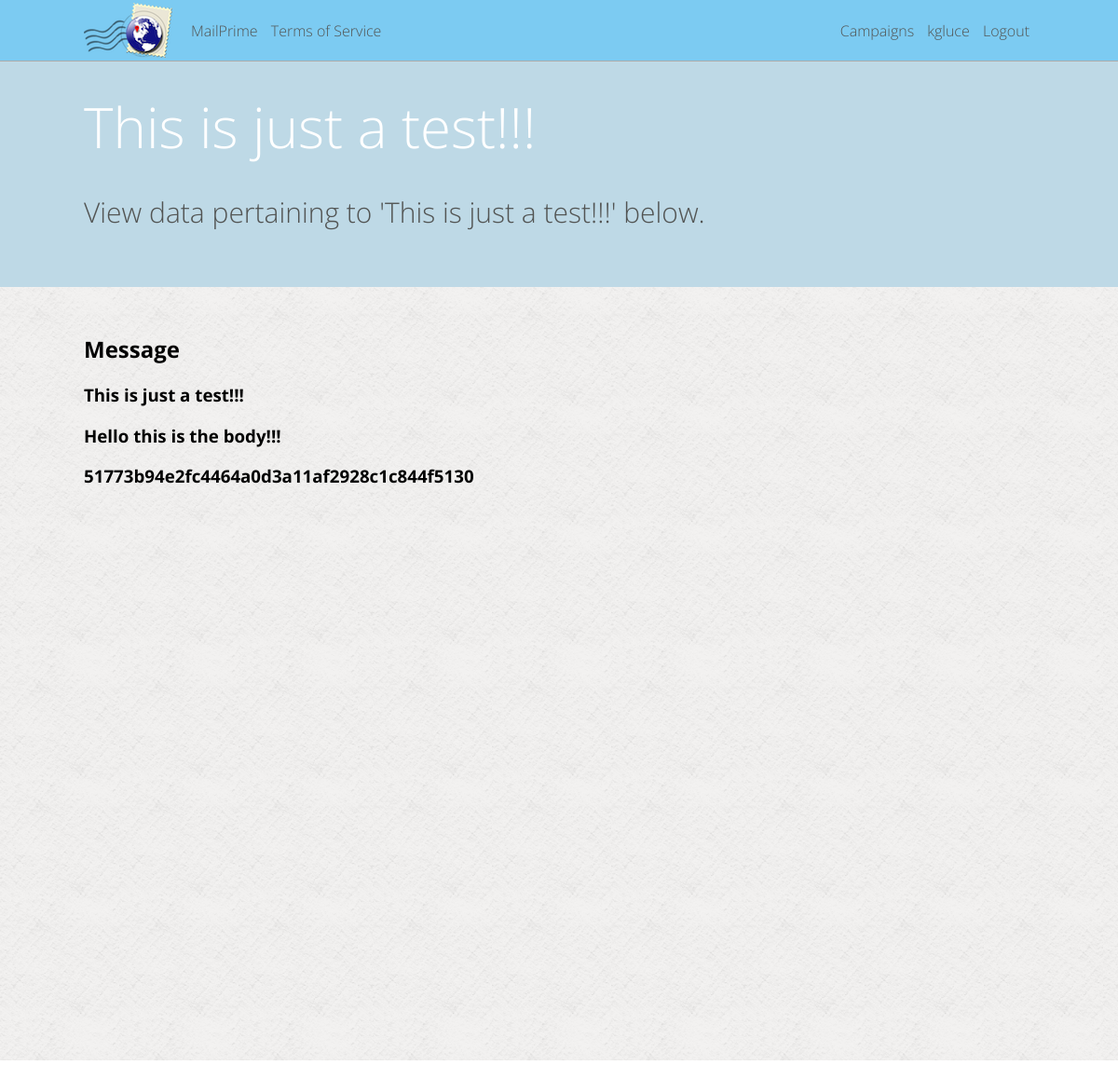
The page /kgluce/campaign-1/message-1 (signed in) on the database as committed earlier.
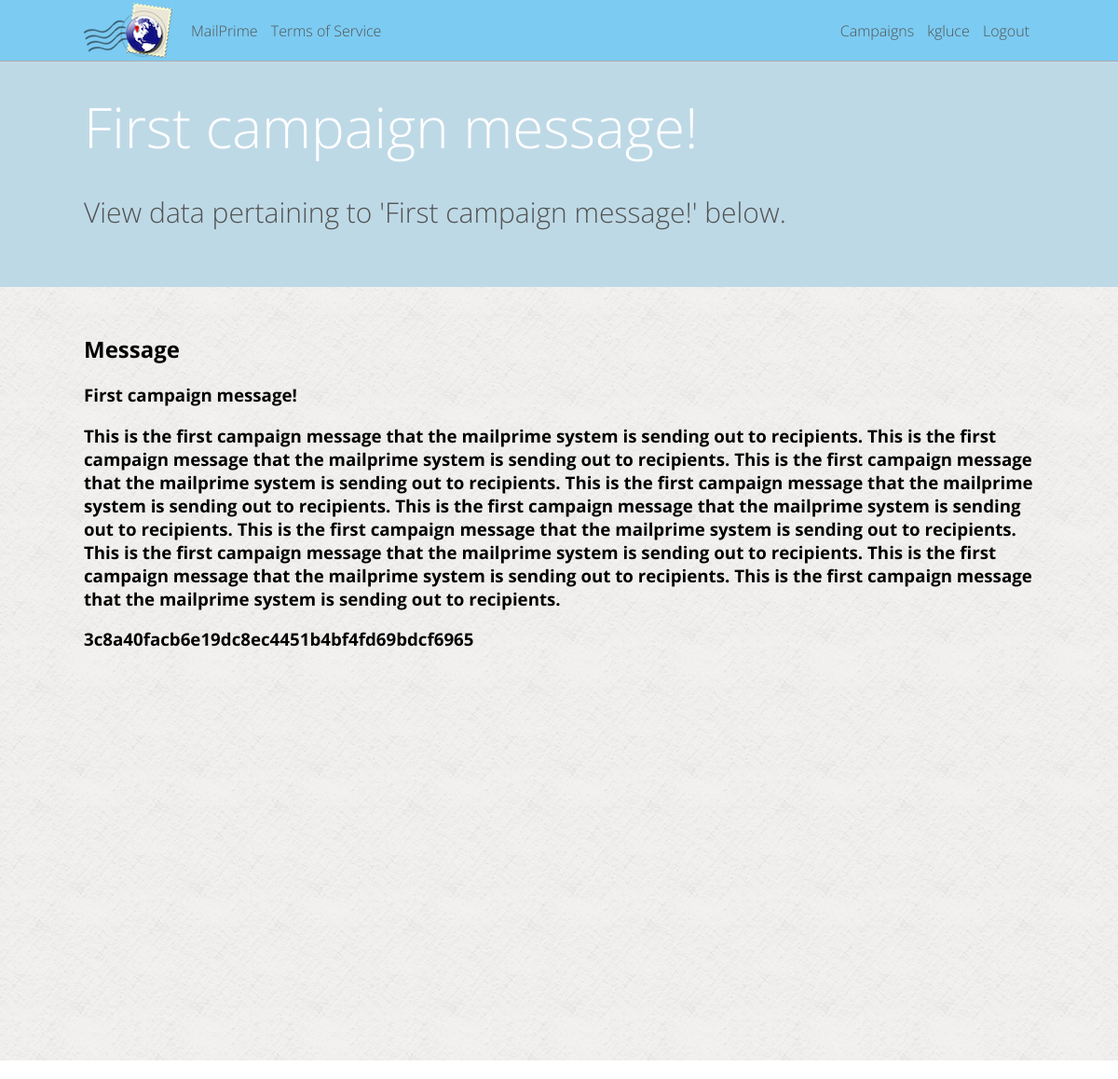
The same page on the database as committed later.
### mailer/models.py (models this page shows, shortened)
class Message(models.Model):
	title = models.CharField(max_length=200)
	body = models.TextField()
	link = models.URLField(max_length=200)
	template = models.ForeignKey('Template')
	campaign = models.ForeignKey('Campaign')
	created_date = models.DateTimeField(auto_now_add=True)
	deploy_date = models.DateTimeField()
	message_id = models.CharField(max_length=200, blank=True)

### mailer/message_views.py (the view)
# urls.py: url(r'^(\w+)/campaign-(\d+)/message-(\d+)$', message_views.user_campaign_message, name='user_campaign_message'),
def user_campaign_message(request, param_username, param_campaign_pk, param_message_pk):
	page_vars = {"page_title": 'Campaign Message'}
	if current_user(request) and request.user.username == param_username:
		try:
			message = Message.objects.get(campaign__pk = param_campaign_pk, campaign__user__username = request.user.username, pk = param_message_pk)
		except Message.DoesNotExist:
			raise Http404
		page_vars['message'] = message
		return render(request, 'message/show.html', page_vars)
	else:
		raise Http404

### mailer/lib.py (called while the page is built)
def current_user(request):
	if request.user.is_authenticated():
		return True
	else:
		return False

### mailer/templates/message/show.html
{% extends "_base.html" %}
{% block content %}
<h1>Message</h1>
<h3>{{ message.title }}</h3>
<h3>{{ message.body }}</h3>
<h3>{{ message.message_id }}</h3>
{% endblock %}
{% block header %}
<h5 id="header_title">{{ message.title }}</h5>
<p id="header_desc">View data pertaining to '{{ message.title }}' below.</p>
{% endblock header %}

Rows that differ between the two databases and show on the page:
changed Message: title "This is just a test!!!" → "First campaign message!"; body "Hello this is the body!!!" → "This is the first campaign message that the mailprime system is sending out to recipients. This is the first campaign message that the mailprime system is sending out to recipients. This is the first campaign message that the mailprime system is sending out to recipients. This is the first campaign message that the mailprime system is sending out to recipients. This is the first campaign message that the mailprime system is sending out to recipients. This is the first campaign message that the mailprime system is sending out to recipients. This is the first campaign message that the mailprime system is sending out to recipients. This is the first campaign message that the mailprime system…"; message_id "51773b94e2fc4464a0d3a11af2928c1c844f5130" → "3c8a40facb6e19dc8ec4451b4bf4fd69bdcf6965"
